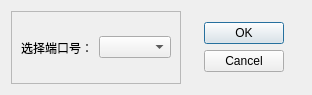
<?xml version="1.0" encoding="UTF-8"?>
<ui version="4.0">
 <class>selectSerialPortDialog</class>
 <widget class="QDialog" name="selectSerialPortDialog">
  <property name="geometry">
   <rect>
    <x>0</x>
    <y>0</y>
    <width>312</width>
    <height>95</height>
   </rect>
  </property>
  <property name="sizePolicy">
   <sizepolicy hsizetype="Fixed" vsizetype="Fixed">
    <horstretch>0</horstretch>
    <verstretch>0</verstretch>
   </sizepolicy>
  </property>
  <property name="windowTitle">
   <string>Dialog</string>
  </property>
  <layout class="QHBoxLayout" name="horizontalLayout_2">
   <item>
    <widget class="QFrame" name="frame">
     <property name="frameShape">
      <enum>QFrame::StyledPanel</enum>
     </property>
     <property name="frameShadow">
      <enum>QFrame::Raised</enum>
     </property>
     <layout class="QHBoxLayout" name="horizontalLayout">
      <item>
       <widget class="QLabel" name="label">
        <property name="text">
         <string>选择端口号：</string>
        </property>
       </widget>
      </item>
      <item>
       <widget class="QComboBox" name="comboBoxSerialPortSelection"/>
      </item>
     </layout>
    </widget>
   </item>
   <item alignment="Qt::AlignHCenter|Qt::AlignVCenter">
    <widget class="QDialogButtonBox" name="buttonBox">
     <property name="orientation">
      <enum>Qt::Vertical</enum>
     </property>
     <property name="standardButtons">
      <set>QDialogButtonBox::Cancel|QDialogButtonBox::Ok</set>
     </property>
    </widget>
   </item>
  </layout>
 </widget>
 <resources/>
 <connections>
  <connection>
   <sender>buttonBox</sender>
   <signal>accepted()</signal>
   <receiver>selectSerialPortDialog</receiver>
   <slot>accept()</slot>
   <hints>
    <hint type="sourcelabel">
     <x>248</x>
     <y>254</y>
    </hint>
    <hint type="destinationlabel">
     <x>157</x>
     <y>274</y>
    </hint>
   </hints>
  </connection>
  <connection>
   <sender>buttonBox</sender>
   <signal>rejected()</signal>
   <receiver>selectSerialPortDialog</receiver>
   <slot>reject()</slot>
   <hints>
    <hint type="sourcelabel">
     <x>316</x>
     <y>260</y>
    </hint>
    <hint type="destinationlabel">
     <x>286</x>
     <y>274</y>
    </hint>
   </hints>
  </connection>
 </connections>
</ui>
